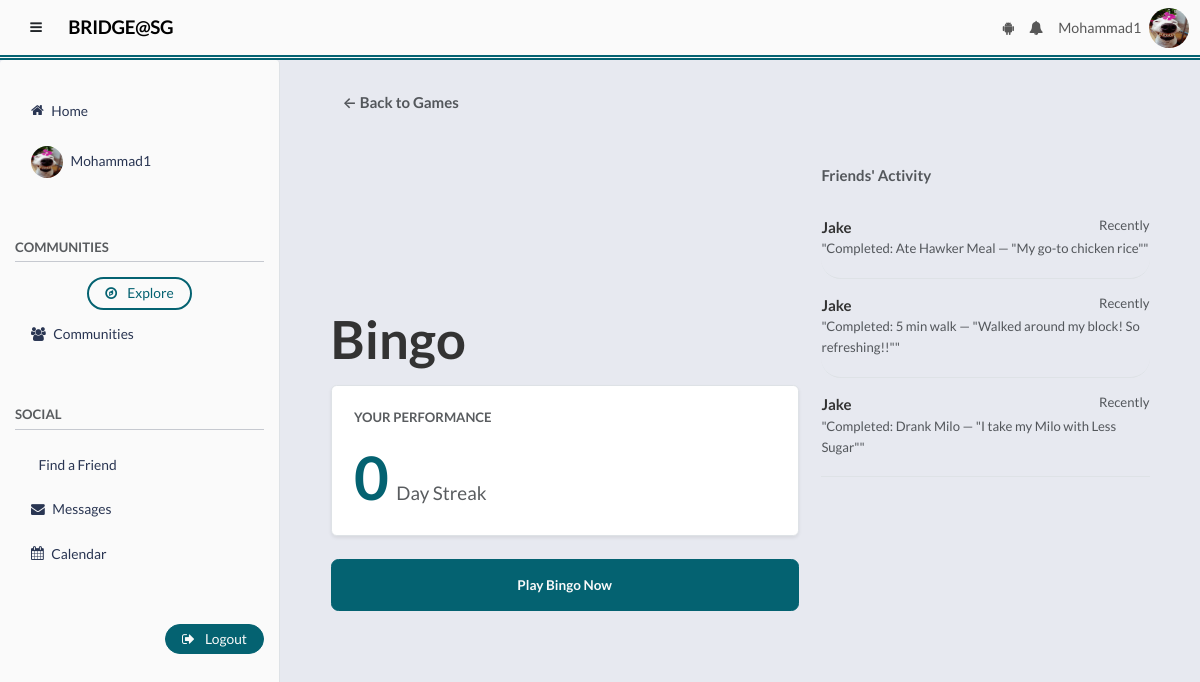
The app's page /game/start/bingo (signed in) with its own data.
### tables this page shows
CREATE TABLE bingo_progress (
            user_id INTEGER NOT NULL,
            task_id INTEGER NOT NULL,
            note TEXT,
            created_at DATETIME DEFAULT CURRENT_TIMESTAMP,
            PRIMARY KEY (user_id, task_id)
        );

CREATE TABLE users (
            user_id INTEGER PRIMARY KEY AUTOINCREMENT,
            username TEXT UNIQUE NOT NULL,
            password TEXT NOT NULL,
            email TEXT NOT NULL,
            phone TEXT NOT NULL,
            age INT NOT NULL
        , public_key TEXT);

### main.py (the view)
@app.route('/game/start/<game_type>')
def game_start_page(game_type):
    if 'user_id' not in session: return redirect(url_for('login'))
    conn = get_db()
    uid = session['user_id']
    stats = conn.execute("SELECT * FROM user_stats WHERE user_id=?", (uid,)).fetchone()
    if not stats:
        stats = {'streak_bingo':0, 'streak_crossword':0, 'streak_song':0}
    status = get_game_status(uid, game_type)
    if game_type == 'bingo':
        status = 'available'
    activity = []
    if game_type == 'bingo':
        try:
            raw_activity = conn.execute("""
                SELECT u.username, b.note, b.created_at, b.task_id
                FROM bingo_progress b JOIN users u ON b.user_id = u.user_id
                WHERE b.user_id != ? ORDER BY b.created_at DESC LIMIT 5
            """, (uid,)).fetchall()
        except:
            raw_activity = []
        for row in raw_activity:
            task_name = next((t['task'] for t in BINGO_TASKS if t['id'] == row['task_id']), "Task")
            note_content = f"Completed: {task_name}"
            if row['note']: note_content += f" — \"{row['note']}\""
            activity.append({'username': row['username'], 'note': note_content})
    return render_template('game_start.html', game=game_type, stats=stats, status=status, activity=activity)

### helpers.py (called while the page is built)
def connect_db():
    sql = sqlite3.connect(DATABASE)
    sql.row_factory = sqlite3.Row
    sql.execute("PRAGMA foreign_keys = ON")
    return sql

def get_db():
    if not hasattr(g, 'sqlite3_db'):
        g.sqlite3_db = connect_db()
    return g.sqlite3_db

### main.py (called while the page is built, shortened)
@app.context_processor
def inject_user_profile_pic():
    if 'user_id' in session:
        conn = get_db()
        user = conn.execute("""
            SELECT profile_pic FROM user_profiles WHERE user_id = ?
        """, (session['user_id'],)).fetchone()
        if user and user['profile_pic']:
            profile_pic = url_for('static', filename=user['profile_pic'])
        else:
            profile_pic = url_for('static', filename='img.png')  # default fallback
        return dict(current_user_profile_pic=profile_pic)
    return dict(current_user_profile_pic=url_for('static', filename='img.png'))

def get_game_status(user_id, game_type):
    if game_type == 'live_chat': return "available"
    conn = get_db()
    today = datetime.now(timezone.utc).date().isoformat()
    db_game_name = 'song' if game_type == 'guess_song' else game_type
    stats = conn.execute(f"SELECT last_{db_game_name}_date FROM user_stats WHERE user_id=?", (user_id,)).fetchone()
    if stats and stats[f'last_{db_game_name}_date'] == today:
        return "completed"
    return "available"

### templates/game_start.html (shortened to what this page needs)
{% extends "base.html" %}
{% block body %}
<link rel="stylesheet" href="{{ url_for('static', filename='main.css') }}">
<link rel="stylesheet" href="{{ url_for('static', filename='phoebe.css') }}">
<div class="game-container p-4">
    <a href="{{ url_for('find_a_friend_hub') }}" class="btn-back text-decoration-none text-muted mb-3">
        &larr; Back to Games
    </a>
    <div class="row h-100">
        <div class="col-md-7 d-flex flex-column justify-content-center align-items-start">
            <h1 class="display-4 fw-bold mb-3 text-capitalize" style="color: #333;">
                {{ game.replace('_', ' ') }}
            </h1>
            <div class="p-4 bg-white rounded shadow-sm border w-100 mb-4">
                <h5 class="text-muted small fw-bold text-uppercase mb-3">Your Performance</h5>
                <div class="d-flex align-items-baseline">
                    <span class="display-3 fw-bold me-2" style="color: #046271;">
                        {% if game == 'bingo' %}{{ stats['streak_bingo'] }}
                        {% elif game == 'crossword' %}{{ stats['streak_crossword'] }}
                        {% else %}{{ stats['streak_song'] }}{% endif %}
                    </span>
                    <span class="text-muted fs-5">Day Streak</span>
                </div>
            </div>
            {% if status == 'completed' and game != 'bingo' %}
                <button class="btn btn-secondary btn-lg w-100 py-3 rounded-3 fw-bold" disabled>
                    Come Back Tomorrow
                </button>
            {% else %}
                {% if game == 'bingo' %}
                    <a href="{{ url_for('game_bingo_play') }}" class="btn btn-primary btn-lg w-100 py-3 rounded-3 fw-bold shadow-sm">
                        {% if status == 'completed' %}
                            Continue Playing Bingo
                        {% else %}
                            Play Bingo Now
                        {% endif %}
                    </a>
                {% else %}
                    <a href="{{ url_for('game_lobby', game=game) }}" class="btn btn-primary btn-lg w-100 py-3 rounded-3 fw-bold shadow-sm">
                        Find a Partner & Play
                    </a>
                {% endif %}
            {% endif %}
        </div>
        <div class="col-md-5">
            <div class="card border-0 bg-transparent h-100">
                <div class="card-body overflow-auto px-0">
                    <h5 class="fw-bold mb-3 text-muted">Friends' Activity</h5>
                    {% if activity %}
                        <div class="list-group list-group-flush bg-transparent">
                        {% for act in activity %}
                            <div class="list-group-item bg-transparent px-0 py-3 border-bottom">
                                <div class="d-flex w-100 justify-content-between">
                                    <strong style="color: #333;">{{ act.username }}</strong>
                                    <small class="text-muted">Recently</small>
                                </div>
                                <p class="mb-1 text-muted small">
                                    {% if act.note %}
                                        "{{ act.note }}"
                                    {% else %}
                                        Played {{ game }}
                                    {% endif %}
                                </p>
                            </div>
                        {% endfor %}
                        </div>
                    {% else %}
                        <p class="text-muted small">No recent activity.</p>
                    {% endif %}
                </div>
            </div>
        </div>
    </div>
</div>
{% endblock %}

### static/main.css (style rules this page uses)
:root { --navbar-height: 70px; --sidebar-width: 280px; --transition-speed: 0.25s; --color-darkest: #1B1B1E; --color-dark: #293552; --color-accent: #046271; --color-light: #bfc8d1; --color-lighter: #e7e9f0; --color-bg: var(--color-lighter); --color-surface: #fafafa; --color-surface-alt: var(--color-light); --color-border: var(--color-accent); --color-text: var(--color-dark); --color-muted: rgba(55,63,81,0.7); --color-primary: var(--color-accent); --color-primary-hover: var(--color-dark); --color-success: var(--color-accent); --color-warning: var(--color-light); --color-danger: var(--color-darkest); --color-like: #9a1616; --font-main: "Lato", system-ui, -apple-system, BlinkMacSystemFont, "Segoe UI", sans-serif; --radius-sm: 4px; --radius-md: 4px; --radius-lg: 4px; --shadow-sm: 0px rgba(0, 0, 0, 0.04); --shadow-md: 0px rgba(0, 0, 0, 0.07); --shadow-lg: 0px rgba(0, 0, 0, 0.12); }
html, body { height: 100%; margin: 0; font-family: var(--font-main); background: var(--color-bg); color: var(--color-text); font-size: 15px; overflow: hidden; }
h1 { font-size: 1.7rem; font-weight: 600; }
p { color: var(--color-muted); line-height: 1.6; }
a { color: var(--color-primary); text-decoration: none; transition: 0.2s ease; }
.content-card, .card { background: var(--color-surface); transition: 0.2s ease; box-shadow: none !important; border: none ; border-radius: var(--radius-sm); }
.btn { font-size: 0.9rem; font-weight: 500; padding: 6px 18px; border-radius: 999px; transition: all 0.2s ease; box-shadow: none !important; }
.btn-primary { background: var(--color-primary) !important; border: 1px solid var(--color-primary) !important; color: var(--color-surface) !important; }
h1, h2, h3, h4, h5, h6 { font-family: var(--font-main); color: var(--color-dark); margin: 0; line-height: 1.3; }
h1 { font-size: 2rem; font-weight: 700; }
h5 { font-size: 1rem; font-weight: 500; }
h1, h2, h3 { color: var(--color-dark); }
h4, h5, h6 { color: var(--color-muted); }

### static/phoebe.css (style rules this page uses)
.game-container { display: flex; flex-direction: column; height: 100%; width: 100%; overflow-y: auto; max-width: 1200px; margin: 0 auto; padding: 20px; gap: 15px; }
.btn-back { display: inline-flex; align-items: center; gap: 8px; color: #555; text-decoration: none; font-weight: 600; margin-bottom: 20px; padding: 8px 12px; border-radius: 8px; transition: background 0.2s; width: fit-content; }
div, .card { border-radius: 20px; }

### records on screen
bingo_progress: username "Jake", note "Completed: Ate Hawker Meal — \"My go-to chicken rice\""
bingo_progress: username "Jake", note "Completed: 5 min walk — \"Walked around my block! So refreshing!!\""
bingo_progress: username "Jake", note "Completed: Drank Milo — \"I take my Milo with Less Sugar\""

### other values on screen
{{ username }} "Mohammad1"
{{ game.replace('_', ' ') }} "Bingo"
{{ stats['streak_bingo'] }} "0"
